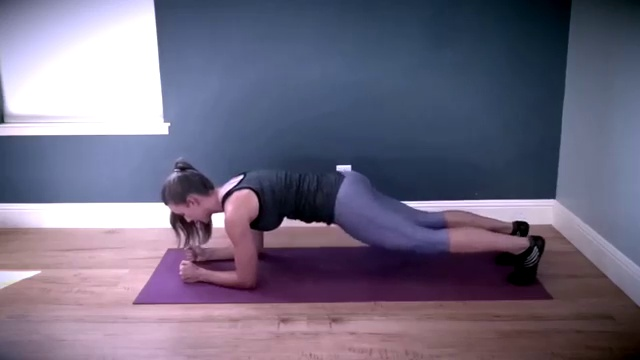
#> input picture frames/frame10.jpg, 640 x 360 px, given in place of basketball1.png, which was not available
$ python LucasKanade.py
#> lines starting #> are read from the running program, lines starting #| are printed output that depends on the picture; pictures that were not available may be replaced by others from this repository, and a replacement may not be noted
import math
from scipy import signal
from PIL import Image
import numpy as np
from numpy import *
from matplotlib import pyplot as plt
from pylab import *
import random
import cv2
import os


def lucas_kanade(Image1,Image2,ImageLocation):
    t = 0.3
    I1 = np.array(Image1)
    I2 = np.array(Image2)
    S = np.shape(I1)

    I1_smooth = cv2.GaussianBlur(I1,(3,3),0)
    I2_smooth = cv2.GaussianBlur(I2,(3,3),0)

    Ix = signal.convolve2d(I1_smooth,[[-0.25,0.25],[-0.25,0.25]],'same')+signal.convolve2d(I2_smooth,[[-0.25,0.25],[-0.25,0.25]],'same')
    Iy = signal.convolve2d(I1_smooth,[[-0.25,-0.25],[0.25,0.25]],'same')+signal.convolve2d(I2_smooth,[[-0.25,-0.25],[0.25,0.25]],'same')
    It = signal.convolve2d(I1_smooth,[[0.25,0.25],[0.25,0.25]],'same')+signal.convolve2d(I2_smooth,[[-0.25,-0.25],[-0.25,-0.25]],'same')

    features = cv2.goodFeaturesToTrack(I1_smooth,10000,0.01,10)
    feature = np.int0(features)

    u = v = np.nan*np.ones(S)

    for l in feature:
        j,i = l.ravel()

        IX = ([Ix[i-1,j-1],Ix[i,j-1],Ix[i-1,j-1],Ix[i-1,j],Ix[i,j],Ix[i+1,j],Ix[i-1,j+1],Ix[i,j+1],Ix[i+1,j-1]])
        IY = ([Iy[i-1,j-1],Iy[i,j-1],Iy[i-1,j-1],Iy[i-1,j],Iy[i,j],Iy[i+1,j],Iy[i-1,j+1],Iy[i,j+1],Iy[i+1,j-1]])
        IT = ([It[i-1,j-1],It[i,j-1],It[i-1,j-1],It[i-1,j],It[i,j],It[i+1,j],It[i-1,j+1],It[i,j+1],It[i+1,j-1]])

        LK = (IX,IY)
        LK = np.matrix(LK)
        LK_T = np.array(np.matrix(LK))
        LK = np.array(np.matrix.transpose(LK))

        A1 = np.dot(LK_T,LK)
        A2 = np.linalg.pinv(A1)
        A3 = np.dot(A2,LK_T)

        (u[i,j],v[i,j]) = np.dot(A3,IT)

    fig = plt.figure()
    ax = plt.Axes(fig, [0., 0., 1., 1.])
    ax.set_axis_off()
    fig.add_axes(ax)
    plt.imshow(I1)

    for i in range(S[0]):
        for j in range(S[1]):
            if abs(u[i,j])>t or abs(v[i,j])>t:
                plt.arrow(j,i,v[i,j],u[i,j],head_width = 5, head_length = 5, color = 'r')

    plt.close()
    fig.savefig(ImageLocation+'.jpg')

Image1 = Image.open('basketball1.png').convert('L')
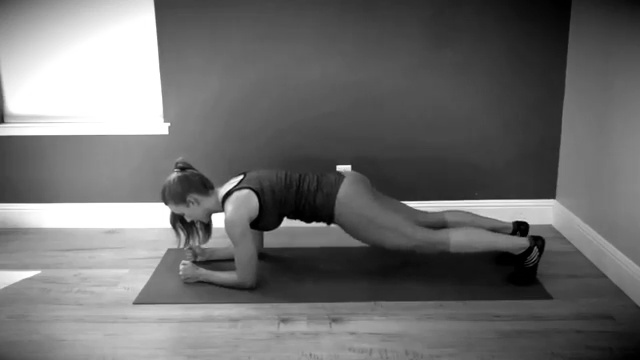
#> Image1: PIL image 640x360 L; min 0, max 255, mean 109.7
Image2 = Image.open('basketball2.png').convert('L')
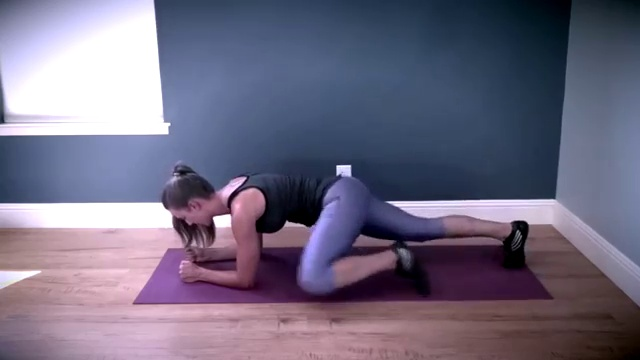
#> input picture frames/frame100.jpg, 640 x 360 px, given in place of basketball2.png, which was not available
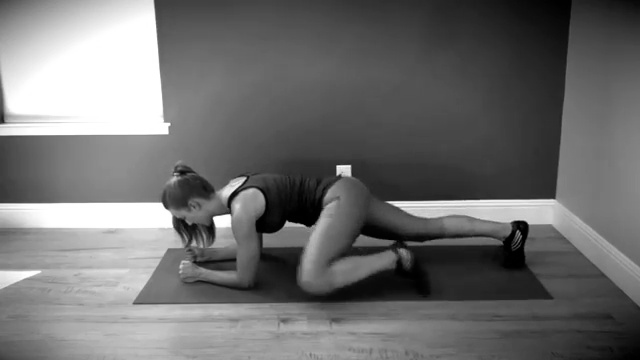
#> Image2: PIL image 640x360 L; min 0, max 255, mean 110.5
lucas_kanade(Image1, Image2,'OpticalFlow')
#> in lucas_kanade, `Iy = signal.convolve2d(I1_smooth,[[-0.25,-0.25],[0.25,0.25]],'same')+s..`:
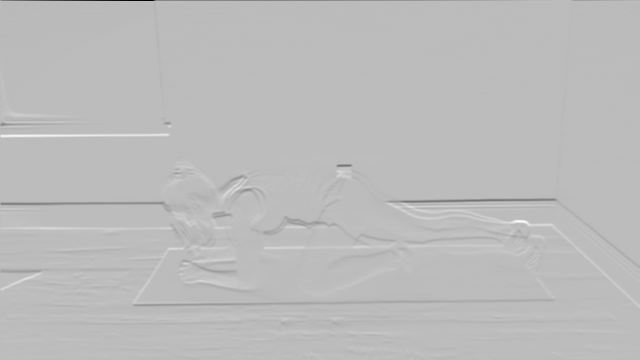
#> Iy: shape (360, 640) float64; min -225.5, max 80.25, mean -0.3; drawn with min black and max white
#> in lucas_kanade, `It = signal.convolve2d(I1_smooth,[[0.25,0.25],[0.25,0.25]],'same')+sig..`:
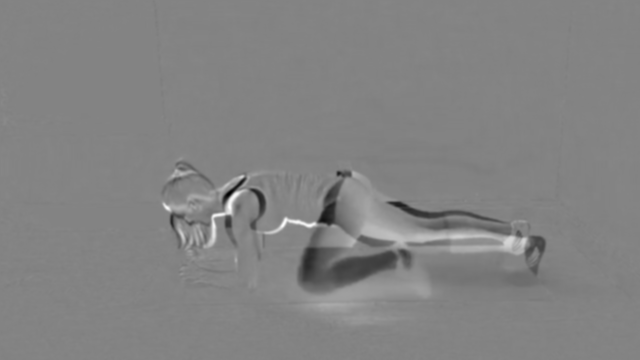
#> It: shape (360, 640) float64; min -196.5, max 184.2, mean -0.7; drawn with min black and max white
#> in lucas_kanade, `features = cv2.goodFeaturesToTrack(I1_smooth,10000,0.01,10)`: features = 95 rows, first 8: [242, 176], [285, 218], [349, 166], [337, 166], [168, 124], [223, 210], [401, 202], [4, 122]
#> in lucas_kanade, `feature = np.int0(features)`: feature has the same summary as features
#> the loop in lucas_kanade, `for l in feature:` made 95 passes
#> (j, i, IX, IY, IT, A1, A2) on passes 5 to 6: (168, 124, [1.25, 1, 1.25, 2, 3, 10.75, 13.75, 20.25, 3.5], [-48.75, -20, -48.75, -49, -19, 11.25, -44.75, -15.75, 2], [0.25, 0, 0.25, 0, -0.5, -1.75, -1.25, -2.75, -0.5], [[744.1, -1103.2], [-1103.2, 10296.3]], [[0.0016, 0.000171], [0.000171, 0.000115]]), (223, 210, [7.75, 5, 7.75, -2.5, -3, -4.75, -20.75, -19, 0.25], [-0.75, 1.5, -0.75, -1, -1.5, -14.75, 0.25, -1.5, -11.25], [-11.25, -9.5, -11.25, -12.5, -9, 9.75, 13.75, 16, 3.75], [[974.6, 93.44], [93.44, 353.1]], [[0.00105, -0.000279], [-0.000279, 0.00291]])
#> (j, i, IX, IT, A1, A2) on passes 1 to 3: (242, 176, [-7.25, -9.75, -7.25, -0.5, 5, 17.75, 15, 26.25, -3.5], [55.75, 109.8, 55.75, 69, 110.5, 83.25, 55.5, 73.75, 109], [[1466.8, -702.3], [-702.3, 9033.6]], [[0.000708, 5.51e-05], [5.51e-05, 0.000115]]), (285, 218, [-18.5, -28.5, -18.5, -12, -14, -12.25, 9.75, 13.5, -31.25], [46.5, 90, 46.5, 77, 132.5, 166.8, 79.25, 132, 126.2], [[3240.7, 2125.2], [2125.2, 4728.9]], [[0.000438, -0.000197], [-0.000197, 0.0003]]), (349, 166, [-1.75, -1.25, -1.75, 2, 5.25, 6, 20.75, 36.75, -0.25], [3.75, 5.75, 3.75, 5.5, 6.75, 7, 4.75, 7.25, 6.75], [[1856.4, -2997.7], [-2997.7, 32718.2]], [[0.000632, 5.79e-05], [5.79e-05, 3.59e-05]])
#> after the loop in lucas_kanade, `for l in feature:`:
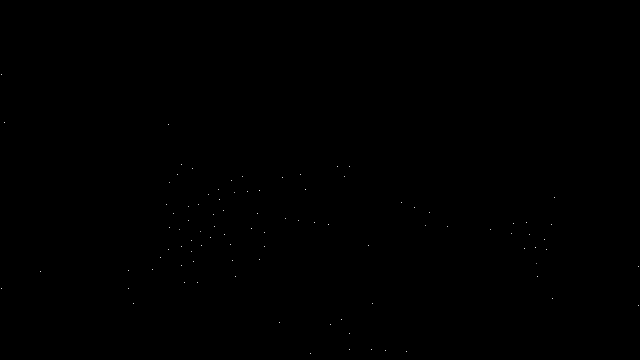
#> u: shape (360, 640) float64; 99.96% of the values are NaN or infinite; the others: min -31.22, max 5.94, mean -1; drawn with min black, max white, NaN and infinite black
#> in lucas_kanade, `plt.close()`:
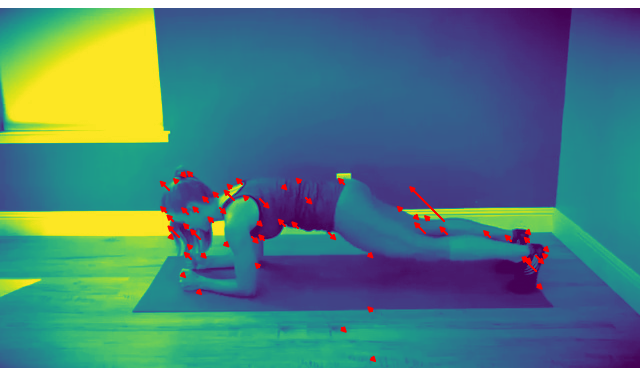
#> figure drawn by matplotlib, 1 panel

def optical_flow(videoname):
    cap = cv2.VideoCapture(videoname)
    i=0

    framefolder = videoname+'Frames'
    opticalflowfolder = 'OpticalFlow'

    os.mkdir(framefolder)
    os.mkdir(os.path.join(framefolder, opticalflowfolder))

    while(cap.isOpened()):
        ret,frame = cap.read()
        if ret == False:
            break

        if i%10 == 0:
            cv2.imwrite(framefolder+'/frame%d.jpg'%i,frame)
        i += 1

    number_of_frames = i//10

    for i in range(0,number_of_frames):
        image1 = Image.open(framefolder+('/frame%d.jpg'%(i*10))).convert('L')
        image2 = Image.open(framefolder+('/frame%d.jpg'%((i+1)*10))).convert('L')

        lucas_kanade(image1, image2,framefolder+'/'+opticalflowfolder+('/oframe%d'%i))

optical_flow('Butterfly.mp4')
